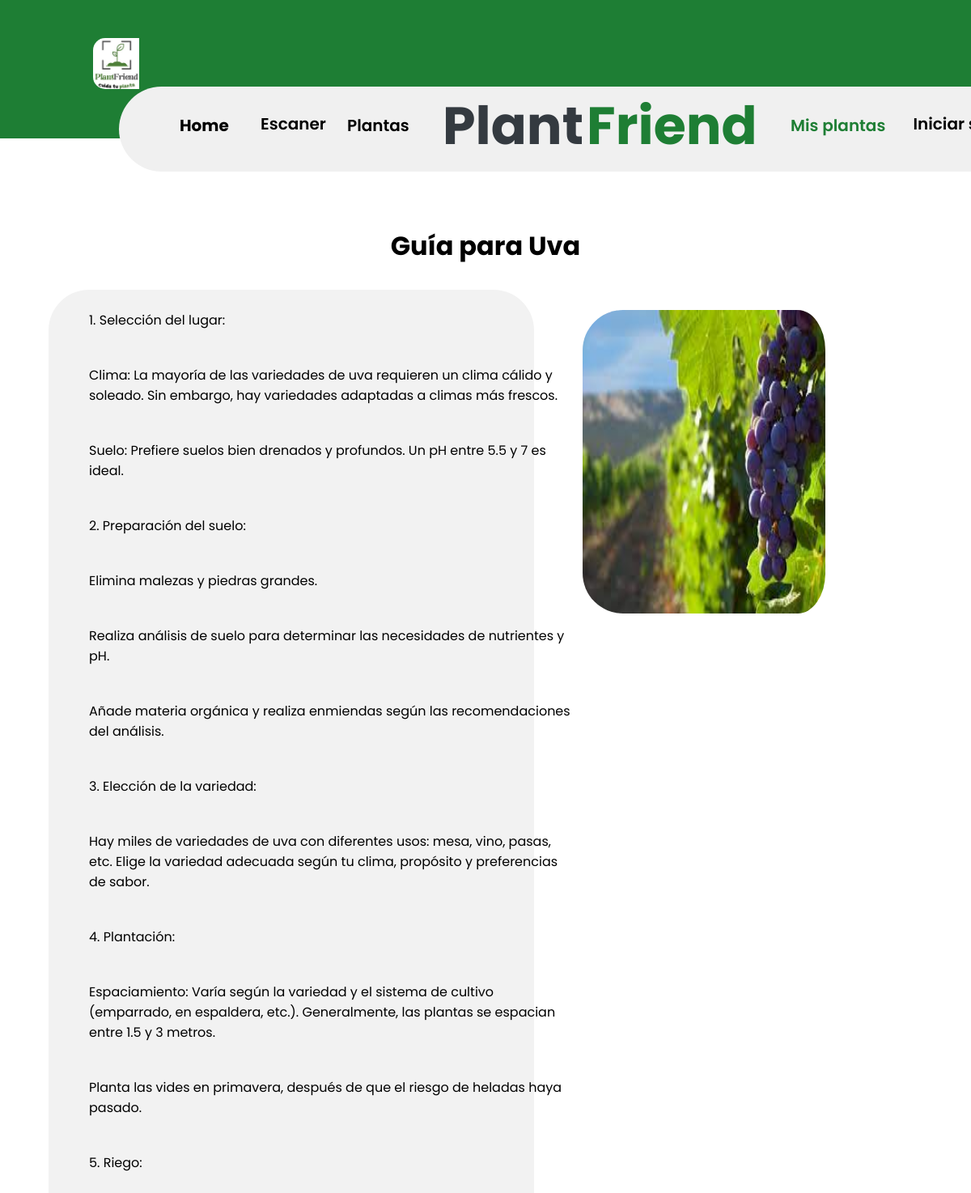
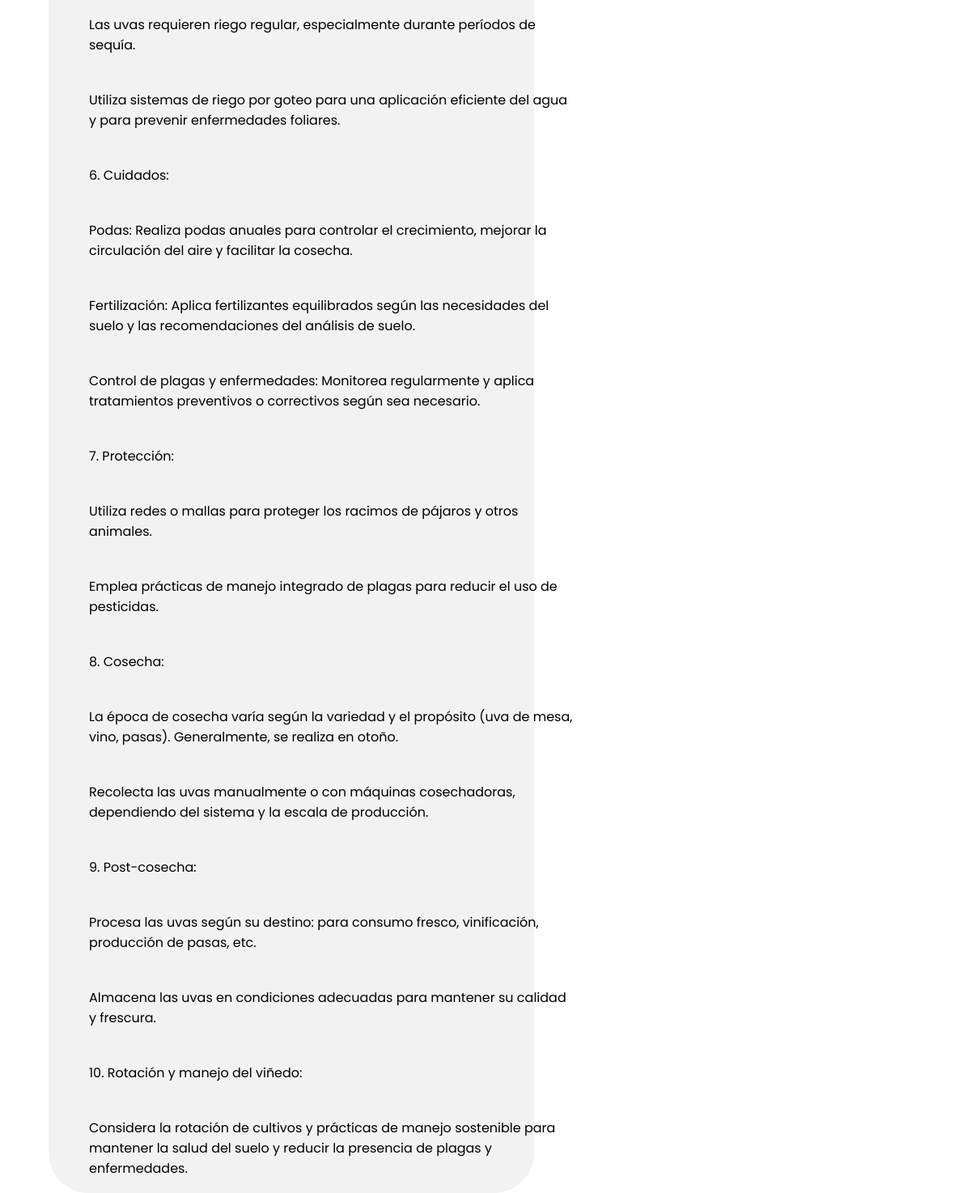
Page /ver_guia/3/ on the committed database (2 pictures, top to bottom).
### Proyects/models.py (models this page shows, shortened)
class Guias(models.Model):
    nombre = models.CharField(max_length=250)
    comentario= models.TextField()
    imagen = models.ImageField(upload_to='plant_guide/', blank=True, null=True)

### Proyects/views.py (the view)
# urls.py: path('ver_guia/<int:planta_id>/', ver_guia, name='ver_guia'),
def ver_guia(request, planta_id):
    planta = get_object_or_404(Planta, pk=planta_id)
    guia = planta.guia
    if guia:
        return render(request, 'guia/guia.html', {'planta': planta, 'guia': guia})
    else:
        return render(request, 'sin_guia.html', {'planta': planta})

### Proyects/Templates/guia/guia.html (shortened to what this page needs)
{% load static %}
{% block content %}
    {% block head %}
        <link rel="stylesheet" href="{% static 'css/guia/guia.css' %}">
    {% endblock %}
    {% include "navbar/navbar.html" %}
    <div class="espacio"></div>
    <h1 class="title">Guía para {{ guia.nombre }}</h1>
    <div class="grid">
        <div class="element"></div>
        <div class="element box">
            {% for comentario in guia.comentario.splitlines %}
                <p class="desc">{{ comentario }}</p>
                <br>
            {% endfor %}
        </div>
        <div class="element"></div>
        <div class="element">
            {% if guia.imagen %}
                <img src="{{ guia.imagen.url }}" alt="{{ guia.nombre }}">
            {% else %}
                <p>No hay imagen disponible para esta guía.</p>
            {% endif %}
        </div>
    </div>
{% endblock %}

### Proyects/static/css/guia/guia.css (style rules this page uses)
.title { font-family: 'Poppins', sans-serif; text-align: center; margin-top: 30px; margin-bottom: 30px; }
.grid { display: grid; grid-template-columns:5% 50% 5% 25% ; }
.desc { font-family:'Poppins'; margin-left: 50px; width: 600px; text-align: left; margin-top: 25px; }
.box { background-color: #f2f2f2; text-align: center; border-radius: 50px; }
img { width: 275px; height: 375px; left: 500px; margin-top: 25px; border-radius: 50px; }
.espacio { height: 250px; }

### Proyects/static/css/navbar/navbar.css (style rules this page uses)
* { margin:0; padding:0; }
@media (min-width:320px) { body, table, p, img { padding-right: 1em; width: 100%; } }

### rows in the picture
Guias: nombre "Uva", imagen (picture)

### other values in the picture
{{ comentario }} "1. Selección del lugar:" "Clima: La mayoría de las variedades de uva requieren un clima cálido y soleado. Sin embargo, hay variedades adaptadas a climas más frescos." "Suelo: Prefiere suelos bien drenados y profundos. Un pH entre 5.5 y 7 es ideal." "2. Preparación del suelo:" "Elimina malezas y piedras grandes." "Realiza análisis de suelo para determinar las necesidades de nutrientes y pH." "Añade materia orgánica y realiza enmiendas según las recomendaciones del análisis." "3. Elección de la variedad:" "Hay miles de variedades de uva con diferentes usos: mesa, vino, pasas, etc. Elige la variedad adecuada según tu clima, propósito y preferencias de sabor." "4. Plantación:" "Espaciamiento: Varía según la variedad y el sistema de cultivo (emparrado, en espaldera, etc.). Generalmente, las plantas se espacian entre 1.5 y 3 metros." "Planta las vides en primavera, después de que el riesgo de heladas haya pasado." "5. Riego:" "Las uvas requieren riego regular, especialmente durante períodos de sequía." "Utiliza sistemas de riego por goteo para una aplicación eficiente del agua y para prevenir enfermedades foliares." "6. Cuidados:" "Podas: Realiza podas anuales para controlar el crecimiento, mejorar la circulación del aire y facilitar la cosecha." "Fertilización: Aplica fertilizantes equilibrados según las necesidades del suelo y las recomendaciones del análisis de suelo." "Control de plagas y enfermedades: Monitorea regularmente y aplica tratamientos preventivos o correctivos según sea necesario." "7. Protección:" "Utiliza redes o mallas para proteger los racimos de pájaros y otros animales." "Emplea prácticas de manejo integrado de plagas para reducir el uso de pesticidas." "8. Cosecha:" "La época de cosecha varía según la variedad y el propósito (uva de mesa, vino, pasas). Generalmente, se realiza en otoño." "Recolecta las uvas manualmente o con máquinas cosechadoras, dependiendo del sistema y la escala de producción." "9. Post-cosecha:" "Procesa las uvas según su destino: para consumo fresco, vinificación, producción de pasas, etc." "Almacena las uvas en condiciones adecuadas para mantener su calidad y frescura." "10. Rotación y manejo del viñedo:" "Considera la rotación de cultivos y prácticas de manejo sostenible para mantener la salud del suelo y reducir la presencia de plagas y enfermedades."
